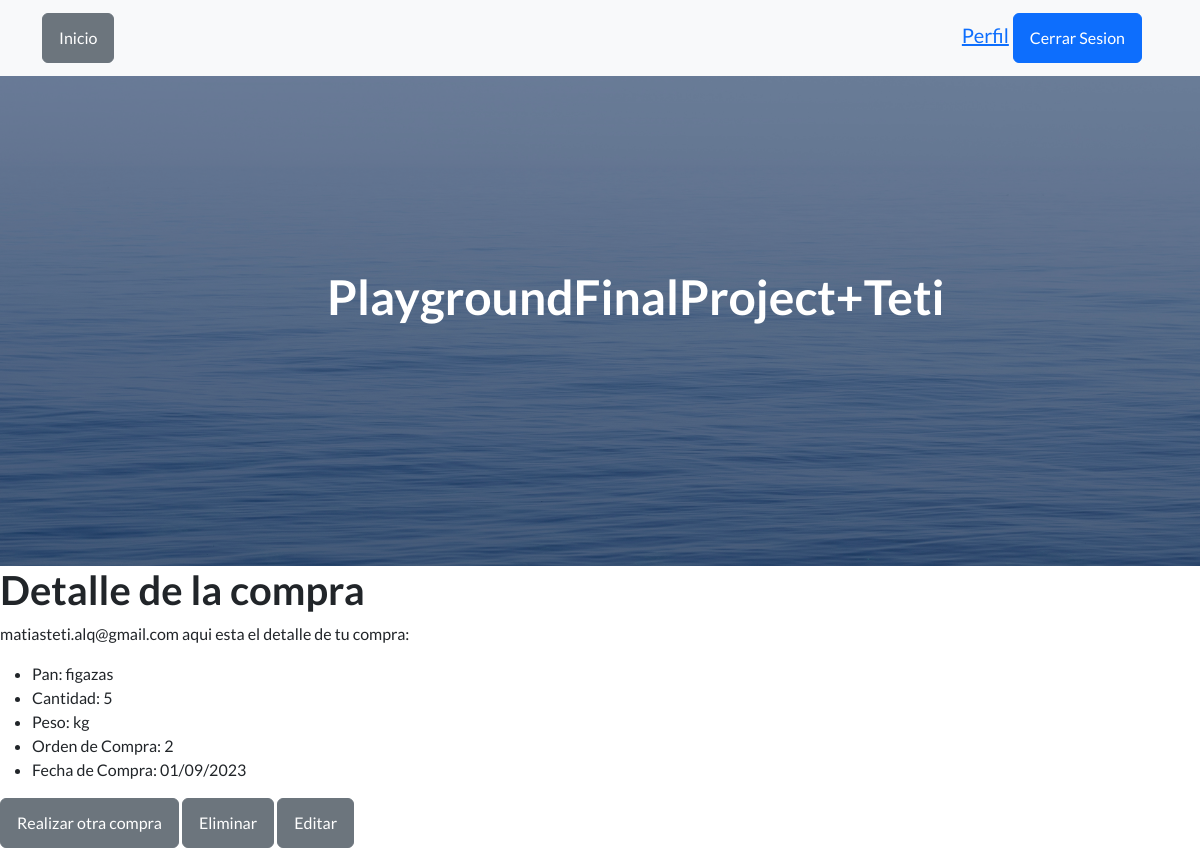
Page /app1/leer_panaderia/ (signed in) on the earlier database version.
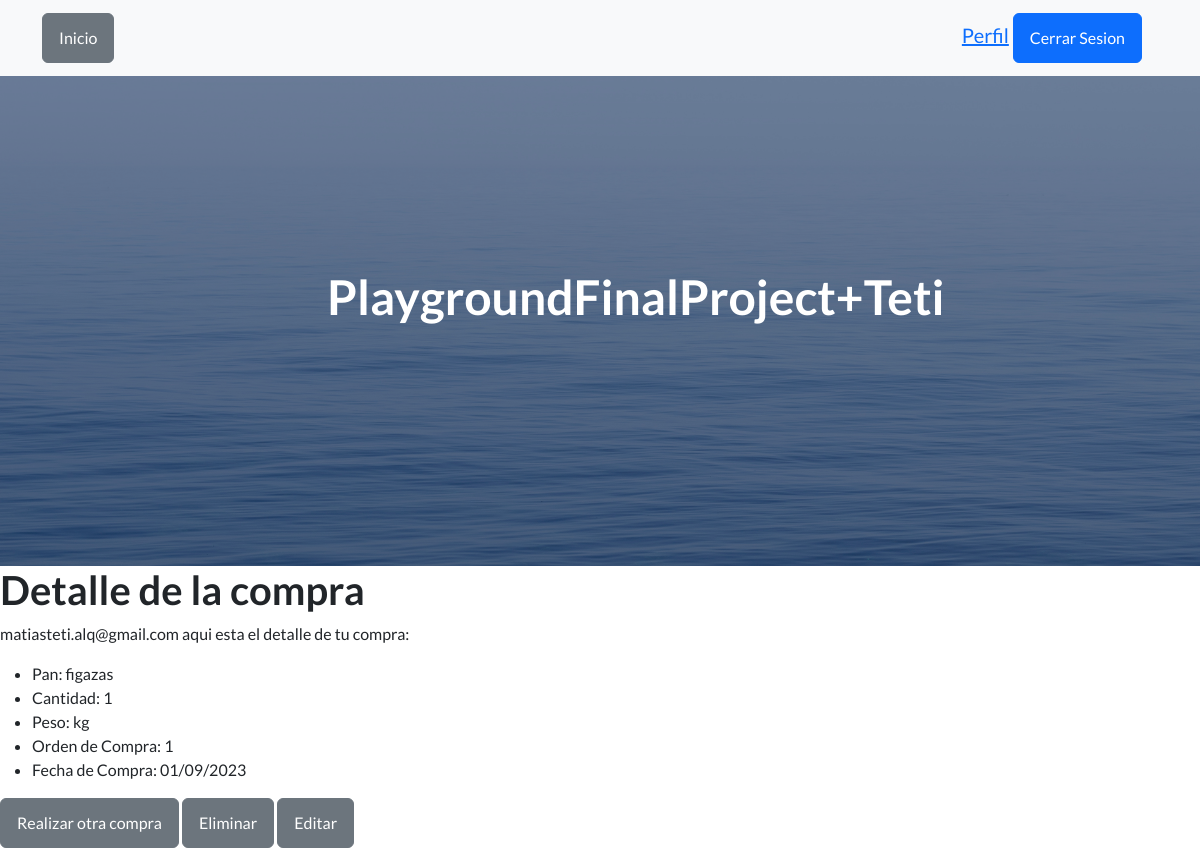
Same page on the later database version.
### app1/models.py (models this page shows, shortened)
class Panaderia(models.Model):
    id = models.AutoField(primary_key=True)
    usuario = models.ForeignKey(User, on_delete=models.CASCADE)
    pan = models.CharField(max_length=100)
    cantidad = models.IntegerField()
    peso = models.CharField(max_length=100, default="0.0")
    fecha_creacion = models.DateTimeField(auto_now_add=True)

### app1/views.py (the view)
# urls.py: path('leer_panaderia/', views.leer_panaderia, name='leer_panaderia'),
@login_required(login_url='app1:login')
def leer_panaderia(request):
    compra_pan = Panaderia.objects.last()  # Obtiene el último registro
    return render(request, 'leer_panaderia.html', {'compra_pan': compra_pan})

### Template/leer_panaderia.html (shortened to what this page needs)
{% extends 'index.html' %}
{% block content %}
<!DOCTYPE html>
<html>
<head>
</head>
<body>
    <h1>Detalle de la compra</h1>
    <p>{{ user }} aqui esta el detalle de tu compra:</p>
    <ul>
        <li>Pan: {{ compra_pan.pan }}</li>
        <li>Cantidad: {{ compra_pan.cantidad }}</li>
        <li>Peso: {{ compra_pan.peso }}</li>
        <li>Orden de Compra: {{ compra_pan.id }}</li>
        <li>Fecha de Compra: {{ compra_pan.fecha_creacion|date:"d/m/Y" }}</li>
    </ul>
    <a href="{% url 'app1:panaderia' %}" class="btn btn-secondary">Realizar otra compra</a>
    <a href="{% url 'app1:eliminar_pan' compra_pan.id %}" class="btn btn-secondary">Eliminar</a>
    <a href="{% url 'app1:editar_pan' compra_pan.id %}" class="btn btn-secondary">Editar</a>
</body>
</html>
{% endblock %}

Differences in the rows shown:
removed Panaderia: pan "figazas", cantidad "5", peso "kg", id "2", fecha_creacion "01/09/2023"
now on this page (row unchanged): Panaderia: pan "figazas", cantidad "1", peso "kg", id "1", fecha_creacion "01/09/2023"
